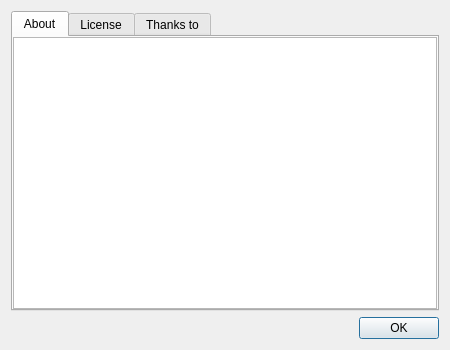
<?xml version="1.0" encoding="UTF-8"?>
<ui version="4.0">
 <class>DialogAbout</class>
 <widget class="QDialog" name="DialogAbout">
  <property name="geometry">
   <rect>
    <x>0</x>
    <y>0</y>
    <width>450</width>
    <height>350</height>
   </rect>
  </property>
  <property name="windowTitle">
   <string>About</string>
  </property>
  <layout class="QGridLayout" name="gridLayout">
   <item row="0" column="0">
    <widget class="QTabWidget" name="tabWidget">
     <property name="currentIndex">
      <number>0</number>
     </property>
     <widget class="QWidget" name="tabAbout">
      <attribute name="title">
       <string>About</string>
      </attribute>
      <layout class="QGridLayout" name="gridLayout_2">
       <property name="margin">
        <number>0</number>
       </property>
       <item row="0" column="0">
        <widget class="QTextBrowser" name="textBrowserAbout">
         <property name="openExternalLinks">
          <bool>true</bool>
         </property>
        </widget>
       </item>
      </layout>
     </widget>
     <widget class="QWidget" name="tabLicense">
      <attribute name="title">
       <string>License</string>
      </attribute>
      <layout class="QGridLayout" name="gridLayout_3">
       <property name="margin">
        <number>0</number>
       </property>
       <item row="0" column="0">
        <widget class="QTextBrowser" name="textBrowserLicense">
         <property name="openExternalLinks">
          <bool>true</bool>
         </property>
        </widget>
       </item>
      </layout>
     </widget>
     <widget class="QWidget" name="tabThanksto">
      <attribute name="title">
       <string>Thanks to</string>
      </attribute>
      <layout class="QGridLayout" name="gridLayout_4">
       <property name="margin">
        <number>0</number>
       </property>
       <item row="0" column="0">
        <widget class="QTextBrowser" name="textBrowserThanksto">
         <property name="openExternalLinks">
          <bool>true</bool>
         </property>
        </widget>
       </item>
      </layout>
     </widget>
    </widget>
   </item>
   <item row="1" column="0">
    <widget class="QDialogButtonBox" name="buttonBox">
     <property name="orientation">
      <enum>Qt::Horizontal</enum>
     </property>
     <property name="standardButtons">
      <set>QDialogButtonBox::Ok</set>
     </property>
    </widget>
   </item>
  </layout>
 </widget>
 <resources/>
 <connections>
  <connection>
   <sender>buttonBox</sender>
   <signal>accepted()</signal>
   <receiver>DialogAbout</receiver>
   <slot>accept()</slot>
   <hints>
    <hint type="sourcelabel">
     <x>248</x>
     <y>254</y>
    </hint>
    <hint type="destinationlabel">
     <x>157</x>
     <y>274</y>
    </hint>
   </hints>
  </connection>
  <connection>
   <sender>buttonBox</sender>
   <signal>rejected()</signal>
   <receiver>DialogAbout</receiver>
   <slot>reject()</slot>
   <hints>
    <hint type="sourcelabel">
     <x>316</x>
     <y>260</y>
    </hint>
    <hint type="destinationlabel">
     <x>286</x>
     <y>274</y>
    </hint>
   </hints>
  </connection>
 </connections>
</ui>
